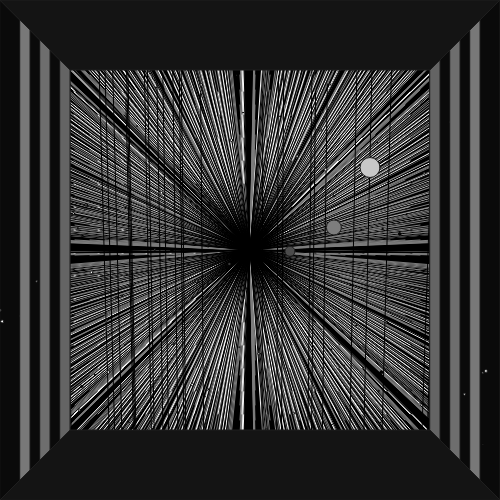
Frame 1 (no input)
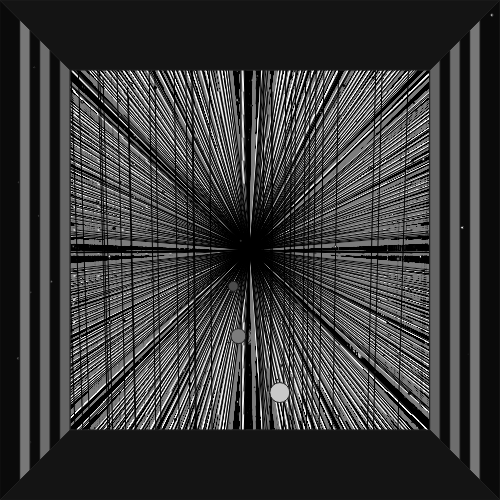
Frame 60 (no input)
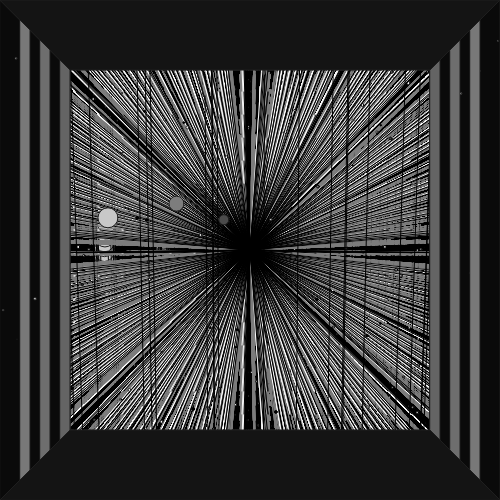
Frame 120 (the mouse pressed at the canvas centre since frame 60)

The p5.js sketch that drew these frames (run headless with seeded random() and noise() and a simulated clock; from frame 60 on, the mouse is pressed at the canvas centre):

// p5.js sketch
// ── sketch.js
function setup() {
createCanvas(500, 500)
background(0)
}

function draw(){
//Line Background
  for(var y = 0; y < height; y += 15){
    for(var x = 0; x < width; x += 15){
  stroke(125)
  strokeWeight(1)
  line(x, y, width/2, height/2)
  }
  }
  for(var y = 0; y < height; y += 23){
    for(var x = 2; x < width; x += 24){
  noFill()
  stroke(250)
  strokeWeight(1)
  line(x, y, width/2, height/2)
  }
  }
  for(var y = 0; y < height; y += 23){
    for(var x = 4; x < width; x += 24){
  stroke(0)
  strokeWeight(1)
  line(x, y, width/2, height/2)
  }
  }
//Space Jitter
  for (let y = 0; y < 100; y++) {
  let x = randomGaussian(250, 650);
  line(250, 5500, x, y);
} 
//Snow Dots - Black and White
  for(var i = 0; i < 50; i+=1){
    fill(250)
    strokeWeight(1)
    ellipse(random(width), random(height), random(3))
  for(var i = 0; i < 50; i+=1){
    fill(250)
    strokeWeight(1)
    ellipse(random(width), random(height), random(3))
  }
  }
    for(var i = 0; i < 50; i+=1){
    fill(250)
    strokeWeight(1)
    ellipse(random(width), random(height), random(3))
  for(var i = 0; i < 50; i+=1){
    fill(125)
    strokeWeight(1)
    ellipse(random(width), random(height), random(3))
  }
  }
    for(var i = 0; i < 50; i+=1){
    fill(250)
    strokeWeight(1)
    ellipse(random(width), random(height), random(3))
  for(var i = 0; i < 50; i+=1){
    fill(0)
    strokeWeight(1)
    ellipse(random(width), random(height), random(3))
  }
  }
  
//Side Borders
  fill(10)
  stroke(30)
  strokeWeight(1)
  quad(0, 0, 70, 70, 70, 430, 0, 500)
  quad(430, 70, 500, 0, 500, 500, 430, 430)
//Snow over wall borders
  for(var i = 0; i < 50; i+=1){
  fill(250)
  strokeWeight(1)
  ellipse(random(width), random(height), random(3))
  }
//Top Borders
  fill(20)
  quad(0, 0, 500, 0, 430, 70, 70, 70)
  quad(0, 500, 70, 430, 430, 430, 500, 500)
 //Posts
  fill(100)
  quad(60, 60, 70, 70, 70, 430, 60, 440)
  quad(430, 70, 440, 60, 440, 440, 430, 430)
  fill(110)
  quad(40, 40, 50, 50, 50, 450, 40, 460)
  quad(450, 50, 460, 40, 460, 460, 450, 450)
  fill(120)
  quad(20, 20, 30, 30, 30, 470, 20, 480)
  quad(470, 30, 480, 20, 480, 480, 470, 470)
  
//Items rotating in space
  translate(250, 250);
  translate(p5.Vector.fromAngle(millis() / 500, 40));
  stroke(30)
  fill(75)
  ellipse(0, 0, 10, 10);

  translate(p5.Vector.fromAngle(millis() / 500+i*2, 50));
  fill(125)
  ellipse(0, 0, 15, 15);

  translate(p5.Vector.fromAngle(millis() / 500+i*4, 70));
  fill(200)
  ellipse(0, 0, 20, 20);

}
